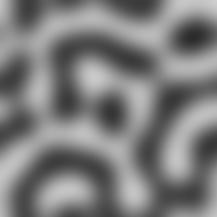
#> input picture im1_blur.jpg, 217 x 217 px
$ jupyter execute Filters_Compare.ipynb
#> lines starting #> are read from the running program, lines starting #| are printed output that depends on the picture
<a href="https://colab.research.google.com/github/Bjoyita/ImageFilters/blob/main/Filters_Compare.ipynb" target="_parent"></a>

**IMPORTING LIBRARIES**

[cell 1]
import numpy as np
from mpl_toolkits.mplot3d import axes3d
import matplotlib.pyplot as plt
from skimage import io, color
from skimage.filters import difference_of_gaussians, window
from scipy.fft import fftn, fftshift

# Microstructure 1

[cell 2]
im = io.imread('im1_blur.jpg')
#> im is the input picture: shape (217, 217); min 43, max 208, mean 125
plt.imshow(im, cmap = 'gray')

[cell 3]
im.shape
#> Out = (217, 217)

[cell 4]
fig, ax = plt.subplots(subplot_kw={"projection": "3d"})

# Make data.
X = np.arange(0, 217)
Y = np.arange(0,217)

X, Y = np.meshgrid(X, Y)

# Plot the surface.
surf = ax.plot_surface(X, Y, im, cmap='jet',
                       linewidth=0, antialiased=False)
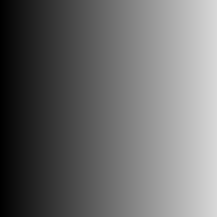
#> X: shape (217, 217) int64; min 0, max 216, mean 108
ax.view_init(60,120)
fig.colorbar(surf)

plt.show()

[cell 5]
print(im)
#> (printed output is left out)

[cell 6]
#create an open grid for our image
x,y = np.ogrid[0:217, 0:217]

[cell 7]
x

[cell 8]
y

**Calculating the 2D Fourier Transform of The Image**

*https://thepythoncodingbook.com/2021/08/30/2d-fourier-transform-in-python-and-fourier-synthesis-of-images/*
The Fourier transform works out the amplitude, frequency, orientation, and phase of a sinusoidal grating. The further away the dots are from the centre, the higher the frequency. The brighter they are, the more prominent that grating is in the image as it has a higher amplitude. And the orientation of each pair of dots in relation to the centre represents the orientation of the gratings. The phase is also encoded in the Fourier transform

# FOURIER TRANSFORM TO DETECT EDGES

[cell 9]
im1_F = np.fft.fft2(im)
plt.imshow(np.log(abs(im1_F)), cmap ='gray')

[cell 10]
im1_F_02 = np.fft.fftshift(im1_F)
plt.imshow(np.log(abs(im1_F_02)), cmap ='gray')
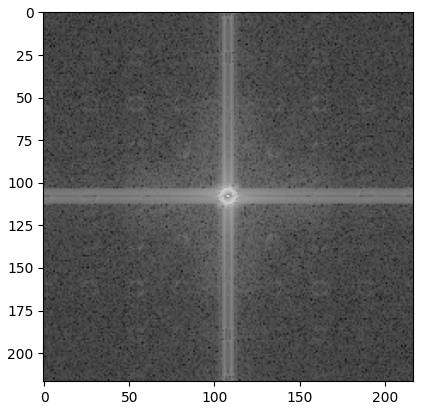
#> figure drawn by matplotlib, 1 panel

[cell 11]
nx, ny = im1_F_02.shape
#> nx = 217; ny = 217

[cell 12]
mask_h = np.ones((nx,ny), np.uint8) # mask should have the same dimension as that of the image
center_x = nx/2
#> center_x = 108.5
center_y = ny/2
#> center_y = 108.5

# OPEN GRID
x, y = np.ogrid[:nx, :ny]
#> x = 217 values from 0 to 216
circle_mask = (x-center_x)**2 + (y-center_y)**2 <= 2.5**2
mask_h[circle_mask] = 0

plt.imshow(mask_h, cmap ='gray')
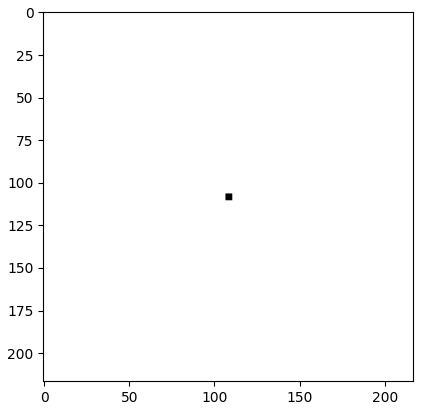
#> figure drawn by matplotlib, 1 panel

[cell 13]
im1_F_02_c= im1_F_02.copy()

#black out the center by applying high frequency mask
im1_F_02_h = im1_F_02_c* mask_h

#show the image
plt.imshow(abs(im1_F_02_h), cmap ='gray')
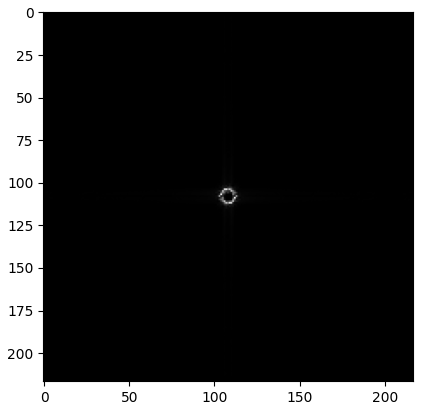
#> figure drawn by matplotlib, 1 panel

[cell 14]
im1_F_02_originBack = np.fft.ifftshift(im1_F_02_h)
plt.imshow(abs(im1_F_02_originBack), cmap ='gray')

[cell 15]
originalImage = np.fft.ifft2(im1_F_02_originBack)
plt.imshow(np.log(abs(originalImage)), cmap ='gray')
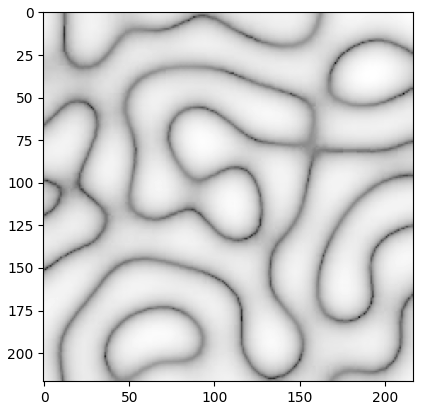
#> figure drawn by matplotlib, 1 panel

**When edge detection is the aim, use small radius mask to identify proper edges**

[cell 16]
from skimage import filters
Sharpimg = filters.unsharp_mask(im, radius = 50.0, amount = 1.0)
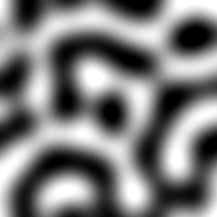
#> Sharpimg: shape (217, 217) float64; min 0, max 1, mean 0.491

[cell 17]
plt.imshow(Sharpimg, cmap ='gray')

[cell 18]
from skimage.filters import sobel,sobel_v, sobel_h, roberts
im1_sobel = sobel(im)
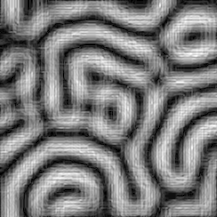
#> im1_sobel: shape (217, 217) float64; min 0, max 0.0466, mean 0.0225; drawn with min black and max white


#fig, ax = plt.subplots(nrows=1, ncols=3, figsize=(10,10))
plt.imshow(im1_sobel, cmap='gray')

[cell 19]
im1_sobel.shape
#> Out = (217, 217)

[cell 20]
im1_roberts = roberts(im)
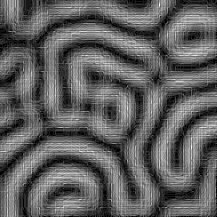
#> im1_roberts: shape (217, 217) float64; min 0, max 0.0433, mean 0.0162; drawn with min black and max white
plt.imshow(im1_roberts, cmap='gray')

[cell 21]
from skimage.feature import canny
#img_c =[]
#for sigma in range(1,4,1):
im1_canny= canny(im)
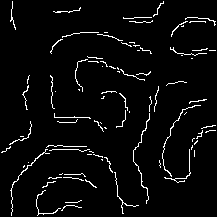
#> im1_canny: shape (217, 217) bool; 4.1% white in thin lines or dots
  #img_c.append(im1_canny)
plt.imshow(im1_canny, cmap ='gray')

[cell 22]
plt.imshow(np.log(abs(originalImage)), cmap ='gray')

**Comparison of different image filters for edge detection**

[cell 23]
fig, ax = plt.subplots(1, 5, figsize =(15,15))

ax[0].imshow(im, cmap ='gray')
ax[0].set_title("original", fontsize = 10)
ax[1].imshow(np.log(abs(originalImage)), cmap ='gray')
ax[1].set_title("Fourier Transformed", fontsize = 10)
ax[2].imshow(im1_sobel, cmap ='gray')
ax[2].set_title("Sobel filter", fontsize = 10)
ax[3].imshow(im1_roberts, cmap ='gray')
ax[3].set_title("Roberts filter", fontsize = 10)
ax[4].imshow(im1_canny, cmap ='gray')
ax[4].set_title("Canny filter", fontsize = 10)
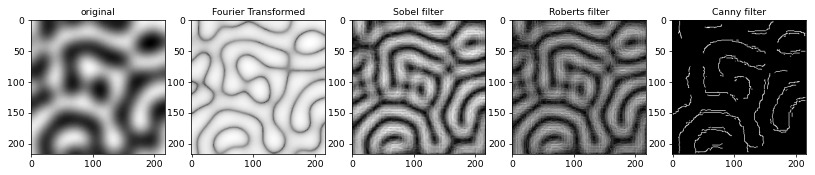
#> figure drawn by matplotlib, 5 panels
